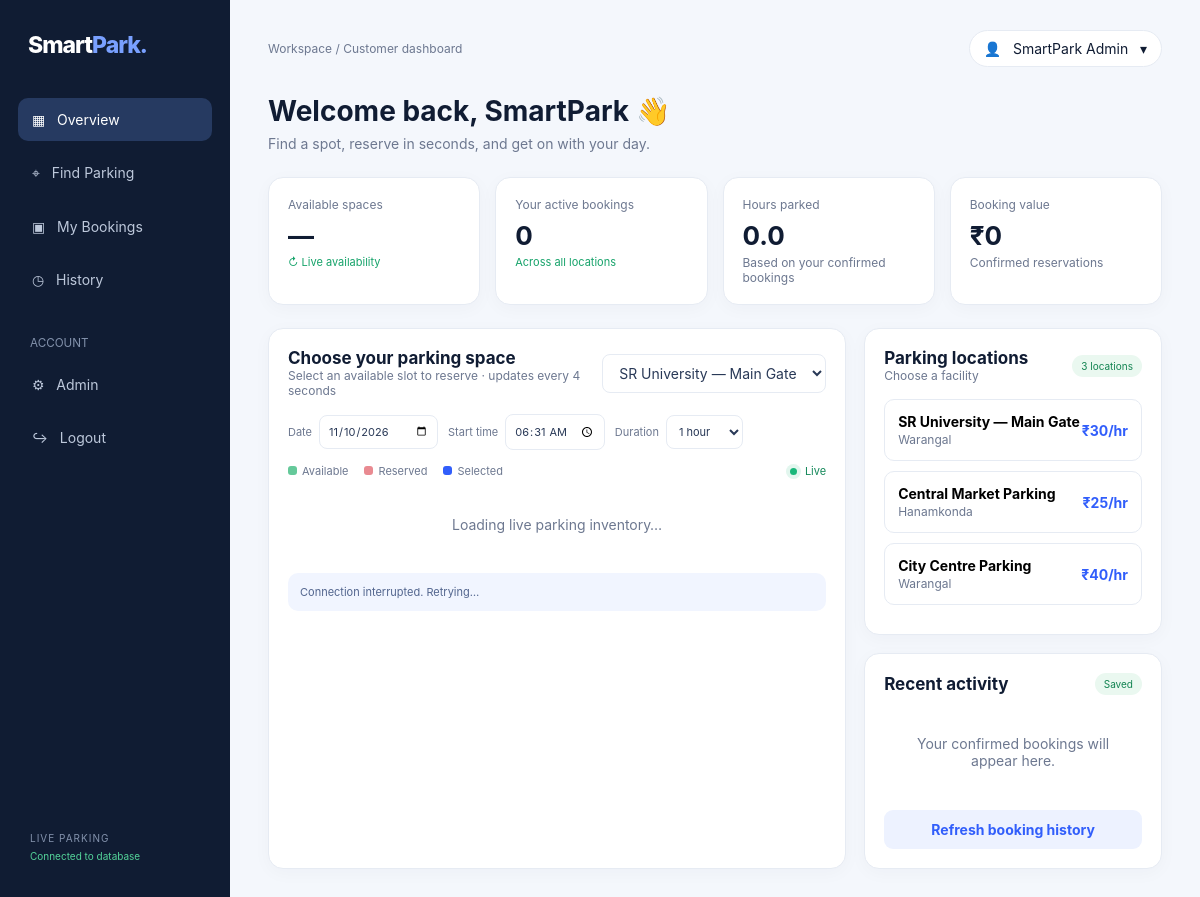
The page /dashboard (signed in) on the database its author committed.
### app.py (models this page shows)
class ParkingLot(db.Model):
    id = db.Column(db.Integer, primary_key=True)
    name = db.Column(db.String(120), nullable=False)
    location = db.Column(db.String(180), nullable=False)
    description = db.Column(db.Text, default='')
    hourly_rate = db.Column(db.Numeric(10, 2), nullable=False)
    active = db.Column(db.Boolean, default=True, nullable=False)
    slots = db.relationship('ParkingSlot', backref='lot', lazy=True, cascade='all, delete-orphan')

### app.py (the view)
@app.route('/')
@app.route('/dashboard')
@signed_in
def dashboard():
    lots = ParkingLot.query.filter_by(active=True).order_by(ParkingLot.id).all()
    selected_id = request.args.get('lot', type=int)
    selected = next((x for x in lots if x.id == selected_id), lots[0] if lots else None)
    start = datetime.now().replace(second=0, microsecond=0) + timedelta(minutes=5)
    bookings = Booking.query.filter_by(user_id=session['user_id']).order_by(Booking.created_at.desc()).limit(6).all()
    active_count = Booking.query.filter_by(user_id=session['user_id'], status='confirmed').filter(Booking.end_time > datetime.now()).count()
    all_confirmed = Booking.query.filter_by(user_id=session['user_id'], status='confirmed').all()
    total_hours = sum((b.end_time - b.start_time).total_seconds() / 3600 for b in all_confirmed)
    total_saved = sum(float(b.amount) for b in all_confirmed)
    return render_template('dashboard.html', lots=lots, selected=selected, start=start, bookings=bookings,
        active_count=active_count, total_hours=round(float(total_hours),1), total_saved=round(total_saved,2))

### app.py (called while the page is built)
def signed_in(fn):
    @wraps(fn)
    def wrapped(*args, **kwargs):
        if not session.get('user_id'):
            return redirect(url_for('login', next=request.path))
        return fn(*args, **kwargs)
    return wrapped

@app.context_processor
def inject_globals():
    return {'current_user': session.get('name'), 'current_role': session.get('role')}

### templates/dashboard.html (shortened to what this page needs)
<!doctype html><html lang="en"><head><link rel="stylesheet" href="{{ url_for('static',filename='css/style.css') }}"></head><body>
<div class="shell"><aside class="side"><div class="brand">Smart<span>Park.</span></div><a class="nav active" href="{{ url_for('dashboard') }}">▦ &nbsp; Overview</a><a class="nav" href="#parking">⌖ &nbsp; Find Parking</a><a class="nav" href="#activity">▣ &nbsp; My Bookings</a><a class="nav" href="#activity">◷ &nbsp; History</a><small>ACCOUNT</small>{% if current_role=='admin' %}<a class="nav" href="{{ url_for('admin') }}">⚙ &nbsp; Admin</a>{% endif %}<a class="nav" href="{{ url_for('logout') }}">↪ &nbsp; Logout</a><div class="side-foot">LIVE PARKING<br><span>Connected to database</span></div></aside>
<main class="main"><div class="top"><div class="crumb">Workspace / Customer dashboard</div><div class="profile">👤 &nbsp; {{ current_user }} &nbsp; ▾</div></div><section class="welcome"><h1>Welcome back, {{ current_user.split(' ')[0] }} 👋</h1><p>Find a spot, reserve in seconds, and get on with your day.</p></section>
<section class="stats"><div class="card"><div class="statlabel">Available spaces</div><div class="statnum" id="availableCount">—</div><div class="up">↻ Live availability</div></div><div class="card"><div class="statlabel">Your active bookings</div><div class="statnum">{{ active_count }}</div><div class="up">Across all locations</div></div><div class="card"><div class="statlabel">Hours parked</div><div class="statnum">{{ total_hours }}</div><div class="sub">Based on your confirmed bookings</div></div><div class="card"><div class="statlabel">Booking value</div><div class="statnum">₹{{ '%.0f'|format(total_saved) }}</div><div class="sub">Confirmed reservations</div></div></section>
<section class="layout" id="parking"><div class="card"><div class="cardhead"><div><h2>Choose your parking space</h2><div class="sub">Select an available slot to reserve · updates every 4 seconds</div></div><select class="select" id="lotSelect">{% for lot in lots %}<option value="{{ lot.id }}" data-rate="{{ lot.hourly_rate }}" {% if selected and selected.id==lot.id %}selected{% endif %}>{{ lot.name }}</option>{% endfor %}</select></div>
<div class="controls"><label>Date <input type="date" id="bookingDate" value="{{ start.strftime('%Y-%m-%d') }}" min="{{ start.strftime('%Y-%m-%d') }}"></label><label>Start time <input type="time" id="startTime" value="{{ start.strftime('%H:%M') }}"></label><label>Duration <select id="duration" class="select"><option value="1">1 hour</option><option value="2">2 hours</option><option value="3">3 hours</option><option value="4">4 hours</option></select></label></div>
<div class="legend"><span><i class="dot green"></i>Available</span><span><i class="dot red"></i>Reserved</span><span><i class="dot blue"></i>Selected</span><span class="live-indicator"><i></i> Live</span></div><div class="slots" id="slots"><div class="loading">Loading live parking inventory…</div></div><div class="notice" id="syncStatus">Connecting to the SmartPark database…</div></div>
<div><div class="card"><div class="cardhead"><div><h2>Parking locations</h2><div class="sub">Choose a facility</div></div><span class="badge">{{ lots|length }} locations</span></div>{% for lot in lots %}<button class="lot lot-button" data-lot="{{ lot.id }}"><div><b>{{ lot.name }}</b><span>{{ lot.location }}</span></div><div class="price">₹{{ '%.0f'|format(lot.hourly_rate) }}/hr</div></button>{% endfor %}</div>
<div class="card activity-card" id="activity"><div class="cardhead"><h2>Recent activity</h2><span class="badge">Saved</span></div>{% for b in bookings %}<div class="activity"><div>🅿️</div><div class="activity-main"><b>{{ b.code }}</b><div class="sub">{{ b.slot.lot.name }} · {{ b.slot.slot_number }} · {{ b.created_at.strftime('%d %b %Y') }}</div></div><span class="status {{ b.status }}">{{ b.status }}</span></div>{% else %}<div class="empty">Your confirmed bookings will appear here.</div>{% endfor %}<a class="btn secondary wide" href="{{ url_for('my_bookings') }}" id="historyBtn">Refresh booking history</a></div></div></section></main></div>
<div class="toast" id="toast"></div><script>window.SMARTPARK={apiBase:'/api',selectedLot:{{ selected.id if selected else 'null' }},loggedIn:true};</script><script src="{{ url_for('static',filename='js/app.js') }}"></script></body></html>

### static/css/style.css (style rules this page uses)
:root { --navy:#101c33;--blue:#315efb;--muted:#6d7890;--bg:#f4f7fc;--line:#e6ebf3;--green:#16a36a;--red:#e15b64 }
* { box-sizing:border-box }
body { margin:0;background:var(--bg);font:14px Inter,system-ui,-apple-system,Arial,sans-serif;color:var(--navy) }
a { text-decoration:none;color:var(--blue) }
button,input,select { font:inherit }
.shell { display:flex;min-height:100vh }
.side { width:230px;flex-shrink:0;background:#101c33;color:#fff;padding:26px 18px;display:flex;flex-direction:column }
.brand { font-size:23px;font-weight:800;letter-spacing:-1px;margin:5px 10px 34px;color:#fff }
.brand span { color:#79a0ff }
.nav { display:block;padding:13px 14px;border-radius:10px;color:#bdc8db;margin:5px 0 }
.nav:hover,.nav.active { background:#263a61;color:white }
.side small { display:block;color:#8392ac;margin:30px 12px 8px }
.side-foot { margin:auto 12px 8px;color:#8392ac;font-size:10px;letter-spacing:1px;line-height:1.8 }
.side-foot span { color:#54d49a;letter-spacing:0 }
.main { flex:1;padding:30px 38px;max-width:1500px;margin:0 auto;width:100% }
.top { display:flex;justify-content:space-between;align-items:center;margin-bottom:27px }
.crumb,.sub { color:var(--muted);font-size:12px }
.profile { background:#fff;padding:9px 14px;border:1px solid var(--line);border-radius:30px }
.welcome h1 { font-size:28px;margin:0 0 7px }
.welcome p { color:var(--muted);margin:0 0 25px }
.stats { display:grid;grid-template-columns:repeat(4,1fr);gap:15px;margin-bottom:23px }
.card { background:white;border:1px solid var(--line);border-radius:15px;padding:19px;box-shadow:0 4px 18px #1a2c4a08 }
.statlabel { color:var(--muted);font-size:12px }
.statnum { font-size:26px;font-weight:750;margin:8px 0 4px }
.up { font-size:11px;color:var(--green) }
.layout { display:grid;grid-template-columns:minmax(0,1.65fr) minmax(270px,.85fr);gap:18px }
.cardhead { display:flex;justify-content:space-between;align-items:center;gap:12px;margin-bottom:16px }
.cardhead h2 { font-size:17px;margin:0 }
.select { padding:9px 12px;border:1px solid var(--line);border-radius:8px;background:#fff;color:#293957;max-width:60% }
.controls { display:flex;gap:10px;flex-wrap:wrap;margin:8px 0 4px }
.controls label { display:flex;align-items:center;gap:7px;color:var(--muted);font-size:11px }
.controls input,.controls select { padding:8px;border:1px solid var(--line);border-radius:8px;color:#293957;background:white }
.legend { display:flex;gap:16px;align-items:center;color:var(--muted);font-size:11px;margin:14px 0 }
.dot { display:inline-block;width:9px;height:9px;border-radius:3px;margin-right:5px }
.green { background:#65c99a }
.red { background:#e98a91 }
.blue { background:#315efb }
.live-indicator { margin-left:auto;color:#16895b }
.live-indicator i { display:inline-block;width:7px;height:7px;background:#19b77a;border-radius:50%;margin-right:5px;box-shadow:0 0 0 4px #19b77a20 }
.slots { display:grid;grid-template-columns:repeat(5,1fr);gap:12px }
.loading,.empty { color:var(--muted);padding:24px;text-align:center;grid-column:1/-1 }
.btn { display:inline-block;border:0;background:var(--blue);color:white;border-radius:9px;padding:11px 16px;font-weight:650;cursor:pointer;text-align:center }
.btn.secondary { background:#edf2ff;color:#315efb }
.wide { width:100%;margin-top:17px }
.lot { padding:13px;border:1px solid var(--line);border-radius:10px;margin:10px 0;display:flex;justify-content:space-between;align-items:center;width:100%;background:white;text-align:left;cursor:pointer }
.lot b { display:block }
.lot span { color:var(--muted);font-size:12px }
.price { font-weight:750;color:#315efb;white-space:nowrap }
.badge { background:#eaf8f0;color:#138452;border-radius:20px;padding:5px 9px;font-size:10px;white-space:nowrap }
.activity-card { margin-top:18px }
.notice { margin-top:16px;background:#f1f5ff;color:#52658e;padding:12px;border-radius:10px;font-size:11px }

### rows shown on the page
ParkingLot: name "SR University — Main Gate", location "Warangal", hourly_rate "30"
ParkingLot: name "Central Market Parking", location "Hanamkonda", hourly_rate "25"
ParkingLot: name "City Centre Parking", location "Warangal", hourly_rate "40"

### other values the page prints
{{ current_user }} "SmartPark Admin"
{{ current_user.split(' ')[0] }} "SmartPark"
{{ active_count }} "0"
{{ total_hours }} "0.0"
{{ '%.0f'|format(total_saved) }} "0"
{{ lots|length }} "3"
form field value "SR University — Main Gate"
